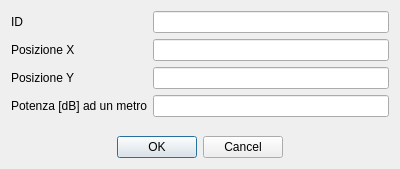
<?xml version="1.0" encoding="UTF-8"?>
<ui version="4.0">
 <class>ModBoardDialog</class>
 <widget class="QDialog" name="ModBoardDialog">
  <property name="geometry">
   <rect>
    <x>0</x>
    <y>0</y>
    <width>400</width>
    <height>169</height>
   </rect>
  </property>
  <property name="windowTitle">
   <string>Modifica Scheda</string>
  </property>
  <layout class="QVBoxLayout" name="verticalLayout">
   <item>
    <layout class="QFormLayout" name="formLayout">
     <item row="0" column="0">
      <widget class="QLabel" name="idLabel">
       <property name="text">
        <string>ID</string>
       </property>
      </widget>
     </item>
     <item row="1" column="0">
      <widget class="QLabel" name="xLabel">
       <property name="text">
        <string>Posizione X</string>
       </property>
      </widget>
     </item>
     <item row="2" column="0">
      <widget class="QLabel" name="yLabel">
       <property name="text">
        <string>Posizione Y</string>
       </property>
      </widget>
     </item>
     <item row="0" column="1">
      <widget class="QLineEdit" name="idEdit"/>
     </item>
     <item row="1" column="1">
      <widget class="QLineEdit" name="xEdit"/>
     </item>
     <item row="2" column="1">
      <widget class="QLineEdit" name="yEdit"/>
     </item>
     <item row="3" column="0">
      <widget class="QLabel" name="aLabel">
       <property name="text">
        <string>Potenza [dB] ad un metro</string>
       </property>
      </widget>
     </item>
     <item row="3" column="1">
      <widget class="QLineEdit" name="aEdit"/>
     </item>
    </layout>
   </item>
   <item>
    <widget class="QDialogButtonBox" name="buttonBox">
     <property name="orientation">
      <enum>Qt::Horizontal</enum>
     </property>
     <property name="standardButtons">
      <set>QDialogButtonBox::Cancel|QDialogButtonBox::Ok</set>
     </property>
     <property name="centerButtons">
      <bool>true</bool>
     </property>
    </widget>
   </item>
  </layout>
 </widget>
 <resources/>
 <connections>
  <connection>
   <sender>buttonBox</sender>
   <signal>accepted()</signal>
   <receiver>ModBoardDialog</receiver>
   <slot>accept()</slot>
   <hints>
    <hint type="sourcelabel">
     <x>248</x>
     <y>254</y>
    </hint>
    <hint type="destinationlabel">
     <x>157</x>
     <y>274</y>
    </hint>
   </hints>
  </connection>
  <connection>
   <sender>buttonBox</sender>
   <signal>rejected()</signal>
   <receiver>ModBoardDialog</receiver>
   <slot>reject()</slot>
   <hints>
    <hint type="sourcelabel">
     <x>316</x>
     <y>260</y>
    </hint>
    <hint type="destinationlabel">
     <x>286</x>
     <y>274</y>
    </hint>
   </hints>
  </connection>
 </connections>
</ui>
